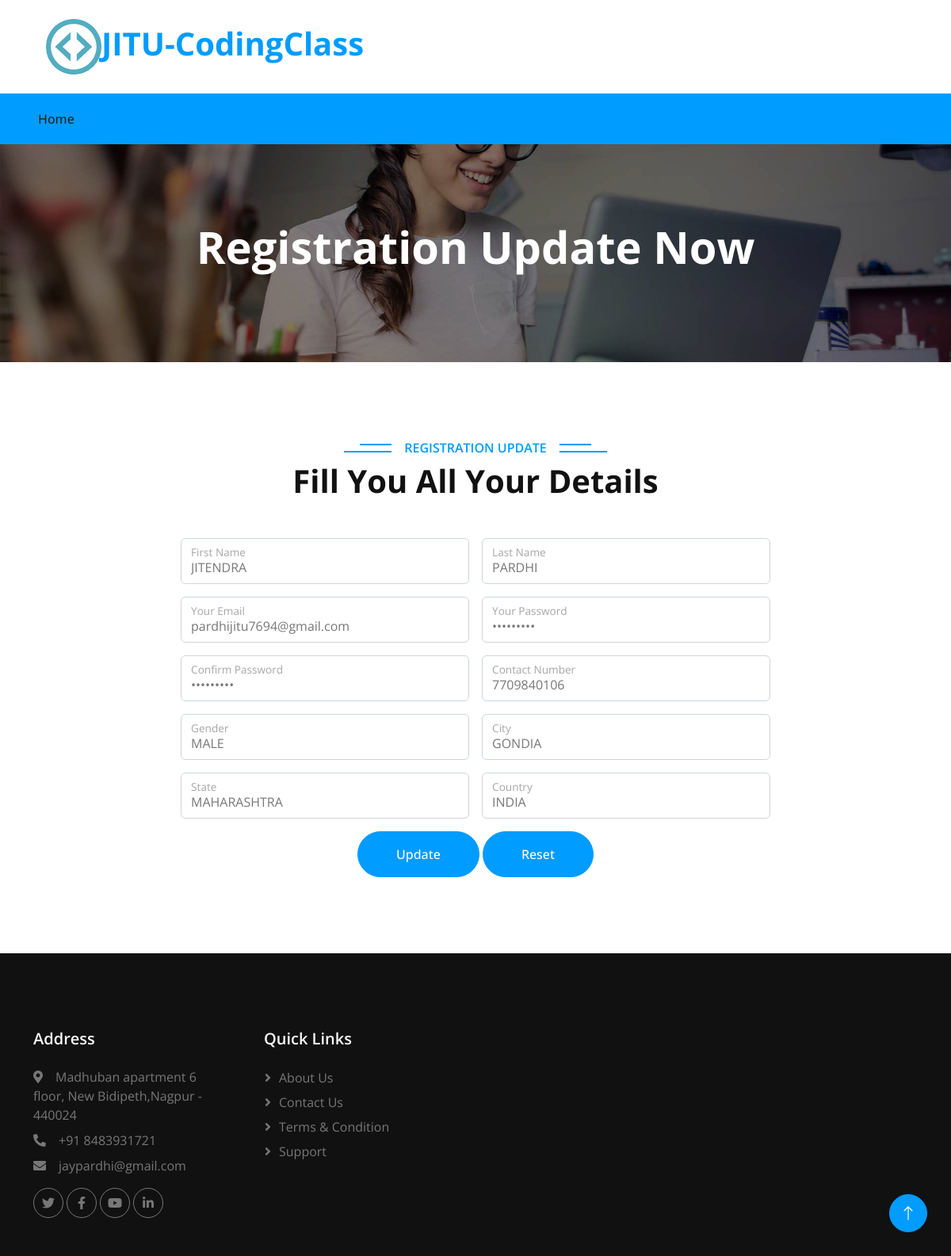
The page /edit.php?id=3 on the database its author committed.
### tables this page shows
CREATE TABLE `registration` (
  `id` int(11) NOT NULL,
  `firstname` varchar(100) NOT NULL,
  `lastname` varchar(100) NOT NULL,
  `email` varchar(100) NOT NULL,
  `password` varchar(100) NOT NULL,
  `confirmpassword` varchar(100) NOT NULL,
  `number` varchar(100) NOT NULL,
  `gender` varchar(100) NOT NULL,
  `city` varchar(200) NOT NULL,
  `state` varchar(200) NOT NULL,
  `country` varchar(200) NOT NULL
);

### edit.php (the view, shortened to what this page needs)
<?php
include'editupdate.php';
?>
<!DOCTYPE html>
<html lang="en">
<head>
    <link href="https://cdnjs.cloudflare.com/ajax/libs/font-awesome/5.10.0/css/all.min.css" rel="stylesheet">
    <link href="https://cdn.jsdelivr.net/npm/bootstrap-icons@1.4.1/font/bootstrap-icons.css" rel="stylesheet">
    <link href="lib/animate/animate.min.css" rel="stylesheet">
    <link href="lib/owlcarousel/assets/owl.carousel.min.css" rel="stylesheet">
    <link href="lib/lightbox/css/lightbox.min.css" rel="stylesheet">
    <link href="css/bootstrap.min.css" rel="stylesheet">
    <link href="css/style.css" rel="stylesheet">
</head>
<body>
    <div class="container-fluid py-4 px-5 wow fadeIn" data-wow-delay="0.1s">
        <div class="row align-items-center top-bar">
            <div class="col-lg-4 col-md-12 text-center text-lg-start">
                <a href="" class="navbar-brand m-0 p-0">
                    <h1 class="fw-bold text-primary m-0"><img src="img/logocoding.png" style="width: 70px; height: 70px; margin-left: 10px;">JITU-CodingClass</h1>
                </a>
            </div>
        </div>
     </div>
    <nav class="navbar navbar-expand-lg bg-primary navbar-dark sticky-top py-lg-0 px-lg-5 wow fadeIn navbar-active" data-wow-delay="0.1s">
        <div class="collapse navbar-collapse" id="navbarCollapse">
            <div class="navbar-nav me-auto p-3 p-lg-0">
                <a href="index.php" class="nav-item nav-link active" target="_blank">Home</a>
            </div>
        </div>
    </nav>
    <div class="container-fluid page-header py-5 mb-5 wow fadeIn" data-wow-delay="0.1s">
        <div class="container text-center py-5">
            <h1 class="display-4 text-white animated slideInDown mb-3">Registration Update Now</h1>
        </div>
    </div>
    <div class="container-xxl py-5">
        <div class="container">
            <div class="text-center mx-auto mb-5 wow fadeInUp" data-wow-delay="0.1s" style="max-width: 600px;">
                <h6 class="section-title bg-white text-center text-primary px-3">Registration Update</h6>
                <h1 class="display-6 mb-4">Fill You All Your Details</h1>
            </div>
            <div class="row g-0 justify-content-center">
                <div class="col-lg-8 wow fadeInUp" data-wow-delay="0.5s">
                    <form method="POST" action="">
                        <?php
                        $result = mysqli_query($con,"SELECT * FROM `registration` WHERE id='" . $_GET['id'] . "'");
                        while($row= mysqli_fetch_array($result)){
                         $firstname = $row['firstname'];
                         $lastname  = $row['lastname'];
                         $email     = $row['email'];
                         $pass      = $row['password'];
                         $conpass   = $row['confirmpassword'];
                         $num       = $row['number'];
                         $gender    = $row['gender'];
                         $city      = $row['city'];
                         $state     = $row['state'];
                         $country   = $row['country'];
                        ?>
                        <div class="row g-3">
                            <div class="col-md-6">
                                <div class="form-floating">
                                    <input type="text" name="firstname" class="form-control" id="name" placeholder="Your Name" value="<?php echo $firstname ?>">
                                    <label for="name">First Name</label>
                                </div>
                            </div>
                            <div class="col-md-6">
                                <div class="form-floating">
                                    <input type="text" name="lastname" class="form-control"  placeholder="Last Name" value="<?php echo $lastname ?>">
                                    <label for="lastname">Last Name</label>
                                </div>
                            </div>
                            <div class="col-md-6">
                                <div class="form-floating">
                                    <input type="email" name="email" class="form-control"  placeholder="Your Email" value="<?php echo $email ?>">
                                    <label for="email">Your Email</label>
                                </div>
                            </div>
                            <div class="col-md-6">
                                <div class="form-floating">
                                    <input type="password" name="password" class="form-control"  placeholder="Your Password" value="<?php echo $pass ?>">
                                    <label for="password">Your Password</label>
                                </div>
                            </div>
                            <div class="col-md-6">
                                <div class="form-floating">
                                    <input type="password" name="confirmpassword" class="form-control"  placeholder="Confirm Password" value="<?php echo $conpass ?>">
                                    <label for="confirmpassword">Confirm Password</label>
                                </div>
                            </div>
                            <div class="col-md-6">
                                <div class="form-floating">
                                    <input type="number" name="number" class="form-control" placeholder="Contact Number" value="<?php echo $num ?>">
                                    <label for="number">Contact Number</label>
                                </div>
                            </div>
                            <div class="col-md-6">
                                <div class="form-floating">
                                    <input type="text" name="gender" class="form-control"  placeholder="Gender" value="<?php echo $gender ?>">
                                    <label for="gender">Gender</label>
                                </div>
                            </div>
                            <div class="col-6">
                                <div class="form-floating">
                                    <input type="text" name="city" class="form-control"  placeholder="City" value="<?php echo $city ?>">
                                    <label for="City">City</label>
                                </div>
                            </div>
                            <div class="col-6">
                                <div class="form-floating">
                                    <input class="form-control" placeholder="State" name="state" value="<?php echo $state ?>" ></input>
                                    <label for="state">State</label>
                                </div>
                            </div>
                            <div class="col-6">
                                <div class="form-floating">
                                    <input class="form-control" placeholder="Country" name="country" value="<?php echo $country ?>"></input>
                                    <label for="country">Country</label>
                                </div>
                            </div>
                            <div class="col-12 text-center">
                                <button class="btn btn-primary rounded-pill py-3 px-5" name="update" type="submit">Update</button>
                                <button class="btn btn-primary rounded-pill py-3 px-5" name="reset" type="reset">Reset</button>
                            </div>
                        </div>
                    </form>
                    <?php
                     }
                    ?>
                </div>
            </div>
        </div>
    </div>
    <div class="container-fluid bg-dark text-body footer mt-5 pt-5 wow fadeIn" data-wow-delay="0.1s">
        <div class="container py-5">
            <div class="row g-5">
                <div class="col-lg-3 col-md-6">
                    <h5 class="text-light mb-4">Address</h5>
                    <p class="mb-2"><i class="fa fa-map-marker-alt me-3"></i>Madhuban apartment 6 floor, New Bidipeth,Nagpur - 440024</p>
                    <p class="mb-2"><i class="fa fa-phone-alt me-3"></i>+91 8483931721</p>
                    <p class="mb-2"><i class="fa fa-envelope me-3"></i>jaypardhi@gmail.com</p>
                    <div class="d-flex pt-2">
                        <a class="btn btn-square btn-outline-secondary rounded-circle me-1" href=""><i class="fab fa-twitter"></i></a>
                        <a class="btn btn-square btn-outline-secondary rounded-circle me-1" href="https://www.facebook.com/jiten.pardhi.3/" target="_blank"><i class="fab fa-facebook-f"></i></a>
                        <a class="btn btn-square btn-outline-secondary rounded-circle me-1" href=""><i class="fab fa-youtube"></i></a>
                        <a class="btn btn-square btn-outline-secondary rounded-circle me-0" href="https://www.linkedin.com/in/jitendra-pardhi-2a699b22b/" target="_blank"><i class="fab fa-linkedin-in"></i></a>
                    </div>
                </div>
                <div class="col-lg-3 col-md-6">
                    <h5 class="text-light mb-4">Quick Links</h5>
                    <a class="btn btn-link" href="about.php" target="_blank">About Us</a>
                    <a class="btn btn-link" href="contact.php">Contact Us</a>
                    <a class="btn btn-link" href="">Terms & Condition</a>
                    <a class="btn btn-link" href="">Support</a>
                </div>
        </div>
    </div>
    <a href="#" class="btn btn-lg btn-primary btn-lg-square rounded-circle back-to-top"><i class="bi bi-arrow-up"></i></a>
</body>
</html>

### css/style.css (style rules this page uses)
:root { --primary: #009CFF; --secondary: #777777; --light: #F8F8F8; --dark: #252525; }
.back-to-top { position: fixed; display: none; right: 30px; bottom: 30px; z-index: 99; }
.btn { font-weight: 500; transition: .5s; }
.btn.btn-primary { color: #FFFFFF; }
.btn-square { width: 38px; height: 38px; }
.btn-lg-square { width: 48px; height: 48px; }
.btn-square, .btn-sm-square, .btn-lg-square { padding: 0; display: flex; align-items: center; justify-content: center; font-weight: normal; }
.navbar .navbar-nav .nav-link { margin-right: 30px; padding: 20px 0; color: #FFFFFF; font-weight: 500; outline: none; }
.navbar .navbar-nav .nav-link:hover, .navbar .navbar-nav .nav-link.active { color: var(--dark); }
.navbar.sticky-top { top: -100px; transition: .5s; }
.page-header { background: linear-gradient(rgba(0, 0, 0, .5), rgba(0, 0, 0, .5)), url(../img/carousel-1.jpg) center center no-repeat; background-size: cover; }
.section-title { position: relative; display: inline-block; text-transform: uppercase; }
.section-title::before { position: absolute; content: ""; width: calc(100% + 80px); height: 2px; top: 4px; left: -40px; background: var(--primary); z-index: -1; }
.section-title::after { position: absolute; content: ""; width: calc(100% + 120px); height: 2px; bottom: 4px; left: -60px; background: var(--primary); z-index: -1; }
.footer .btn.btn-link { display: block; margin-bottom: 5px; padding: 0; text-align: left; color: var(--secondary); font-weight: normal; text-transform: capitalize; transition: .3s; }
.footer .btn.btn-link::before { position: relative; content: "\f105"; font-family: "Font Awesome 5 Free"; font-weight: 900; color: var(--secondary); margin-right: 10px; }

### rows shown on the page
registration: firstname "JITENDRA", lastname "PARDHI", email "pardhijitu7694@gmail.com", number "7709840106", gender "MALE", city "GONDIA", state "MAHARASHTRA", country "INDIA"
